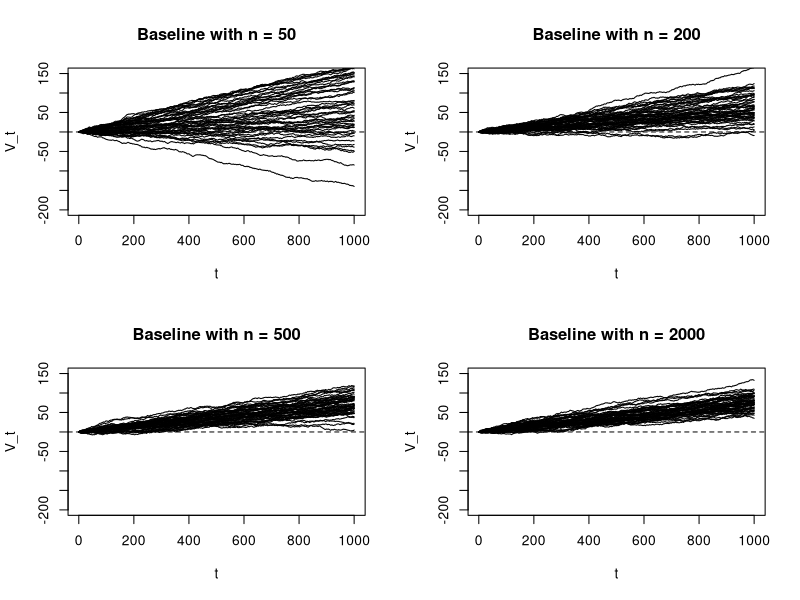
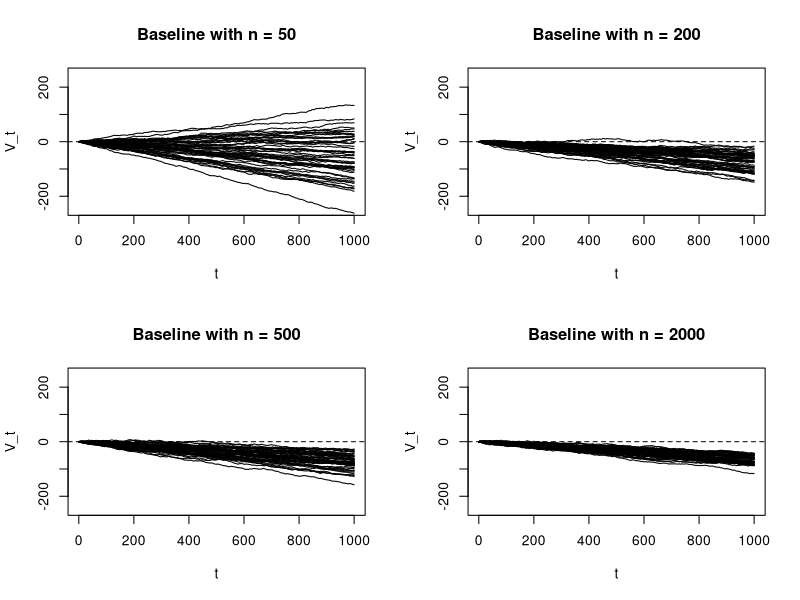

Generate these figures, in order, with R:
rm(list = ls())
set.seed(10)
nbase1 <- 50
nbase2 <- 200
nbase3 <- 500
nbase4 <- 2000
vlad <- function(nbase, delta){
  A <- matrix(nrow = 50, ncol = 1000)
  change_in_prob <- numeric(0)
  for(i in 1:50){
    xlogregbase <- data.frame(x1 = rbinom(nbase, 1, 0.2), x2 = runif(nbase, 0, 1), x3 = rnorm(nbase, 0, 2))
    xlogregrun <- data.frame(x1 = rbinom(1000, 1, 0.2), x2 = runif(1000, 0, 1), x3 = rnorm(1000, 0, 2))
    xbetabase <- xlogregbase$x1 + xlogregbase$x2 + xlogregbase$x3
    xbetarun <- xlogregrun$x1 + xlogregrun$x2 + xlogregrun$x3
    xlogregbase$y <- rbinom(nbase, size = 1, prob = exp(xbetabase)/(1+exp(xbetabase)))
    xlogregrun$y <- rbinom(1000, size = 1, prob = exp(delta + xbetarun)/(1+exp(delta + xbetarun)))
    regmod <- glm(y~1, data <- xlogregbase, family = binomial("logit"))
    pred <- predict(regmod, newdata = xlogregrun, type = "response")
    prob_average <- mean(predict(regmod, newdata = xlogregbase, type = "response"))
    logit_risk <- predict(regmod, newdata = xlogregbase)
    pred_risk_delta <- exp(delta+logit_risk)/(1+exp(delta+logit_risk))
    average_prob_delta <- mean(pred_risk_delta)
    change_in_prob[i] <- prob_average - average_prob_delta
    V <- numeric(0)
    V[1] <- pred[1] - xlogregrun$y[1]
    for(j in 2:1000){
      V[j] <- V[j-1] + (pred[j] - xlogregrun$y[j])
    }
    dim(V) <- c(1000, 1)
    A[i, ] <- V
  }
  print(change_in_prob)
  print(mean(change_in_prob))
  return(A)
}
delta = -0.5
vlad1 <- vlad(nbase1, delta)
vlad2 <- vlad(nbase2, delta)
vlad3 <- vlad(nbase3, delta)
vlad4 <- vlad(nbase4, delta)
par(mfrow = c(2, 2))
matplot(t(vlad1), type = "l", lty = 1, main = "Baseline with n = 50", col = 1, 
        ylim = c(-200, 150), ylab = "V_t", xlab = "t")
abline(h = 0, lty = 2)
matplot(t(vlad2), type = "l", lty = 1, main = "Baseline with n = 200", col = 1,  
        ylim = c(-200, 150), ylab = "V_t", xlab = "t")
abline(h = 0, lty = 2)
matplot(t(vlad3), type = "l", lty = 1, main = "Baseline with n = 500", col = 1, 
        ylim = c(-200, 150), ylab = "V_t", xlab = "t")
abline(h = 0, lty = 2)
matplot(t(vlad4), type = "l", lty = 1, main = "Baseline with n = 2000", col = 1,  
        ylim = c(-200, 150), ylab = "V_t", xlab = "t")
abline(h = 0, lty = 2)

delta = 0.5
vlad1 <- vlad(nbase1, delta)
vlad2 <- vlad(nbase2, delta)
vlad3 <- vlad(nbase3, delta)
vlad4 <- vlad(nbase4, delta)
par(mfrow = c(2, 2))
matplot(t(vlad1), type = "l", lty = 1, main = "Baseline with n = 50", col = 1, 
        ylim = c(-250, 250), ylab = "V_t", xlab = "t")
abline(h = 0, lty = 2)
matplot(t(vlad2), type = "l", lty = 1, main = "Baseline with n = 200", col = 1,  
        ylim = c(-250, 250), ylab = "V_t", xlab = "t")
abline(h = 0, lty = 2)
matplot(t(vlad3), type = "l", lty = 1, main = "Baseline with n = 500", col = 1, 
        ylim = c(-250, 250), ylab = "V_t", xlab = "t")
abline(h = 0, lty = 2)
matplot(t(vlad4), type = "l", lty = 1, main = "Baseline with n = 2000", col = 1,  
        ylim = c(-250, 250), ylab = "V_t", xlab = "t")
abline(h = 0, lty = 2)